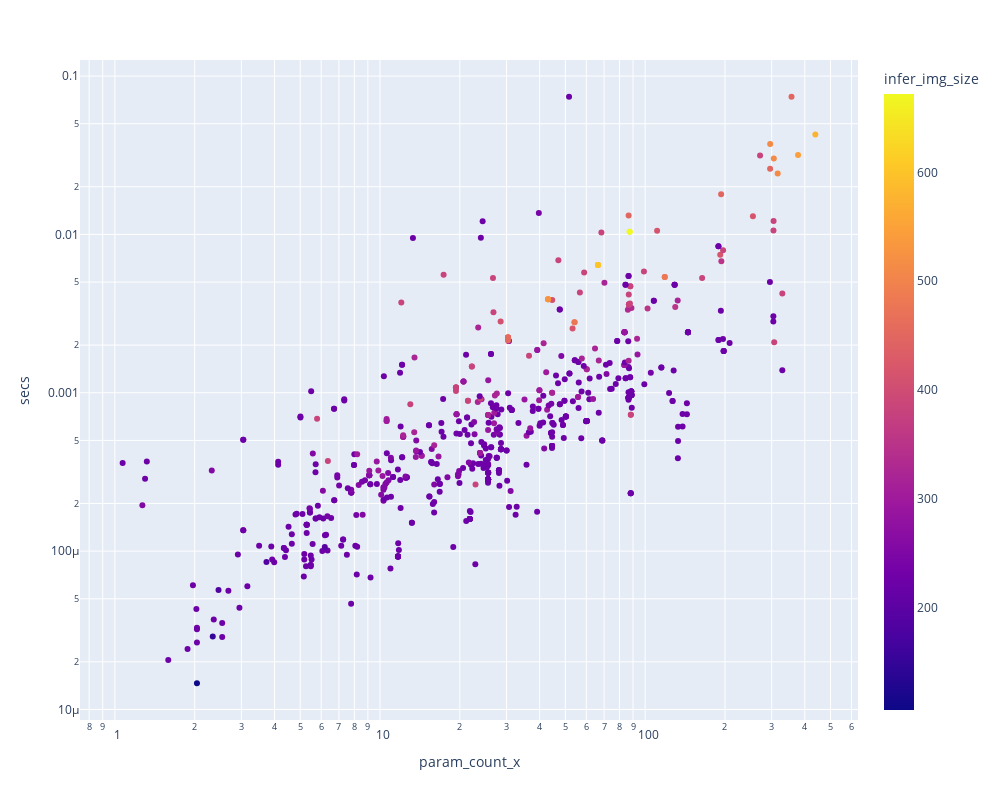

Write notebook code for a chart like this one.
### Markdown cell above
From this, we can see that the *levit* family models are extremely fast for image recognition, and clearly the most accurate amongst the faster models. That's not surprising, since these models are a hybrid of the best ideas from CNNs and transformers, so get the benefit of each. In fact, we see a similar thing even in the middle category of speeds -- the best is the ConvNeXt, which is a pure CNN, but which takes advantage of ideas from the transformers literature.

For the slowest models, *beit* is the most accurate -- although we need to be a bit careful of interpreting this, since it's trained on a larger dataset (ImageNet-21k, which is also used for *vit* models).

I'll add one other plot here, which is of speed vs parameter count. Often, parameter count is used in papers as a proxy for speed. However, as we see, there is a wide variation in speeds at each level of parameter count, so it's really not a useful proxy.

(Parameter count may be be useful for identifying how much memory a model needs, but even for that it's not always a great proxy.)

### Code cell
px.scatter(df, width=w, height=h,
    x='param_count_x',  y='secs', log_x=True, log_y=True, color='infer_img_size',
    hover_name='model', hover_data=['infer_samples_per_sec', 'family']
)

### Figure 1 — Plotly figure (JSON) as saved in the notebook; plotly's stock layout.template omitted (floating-point values rounded to 4 significant figures; data arrays with more than 128 entries replaced by an {"elided": "..."} marker saying what was removed)
{"data": [{"customdata": {"elided": "655x2 mixed values"}, "hovertemplate": "<b>%{hovertext}</b><br><br>param_count_x=%{x}<br>secs=%{y}<br>infer_samples_per_sec=%{customdata[0]}<br>family=%{customdata[1]}<br>infer_img_size=%{marker.color}<extra></extra>", "hovertext": {"elided": "655 str values"}, "legendgroup": "", "marker": {"color": {"elided": "655 int values"}, "coloraxis": "coloraxis", "symbol": "circle"}, "mode": "markers", "name": "", "orientation": "v", "showlegend": false, "type": "scatter", "x": {"elided": "655 float values"}, "xaxis": "x", "y": {"elided": "655 float values"}, "yaxis": "y"}], "layout": {"coloraxis": {"colorbar": {"title": {"text": "infer_img_size"}}, "colorscale": [[0, "#0d0887"], [0.1111, "#46039f"], [0.2222, "#7201a8"], [0.3333, "#9c179e"], [0.4444, "#bd3786"], [0.5556, "#d8576b"], [0.6667, "#ed7953"], [0.7778, "#fb9f3a"], [0.8889, "#fdca26"], [1, "#f0f921"]]}, "height": 800, "legend": {"tracegroupgap": 0}, "margin": {"t": 60}, "width": 1000, "xaxis": {"anchor": "y", "domain": [0, 1], "title": {"text": "param_count_x"}, "type": "log"}, "yaxis": {"anchor": "x", "domain": [0, 1], "title": {"text": "secs"}, "type": "log"}}}
